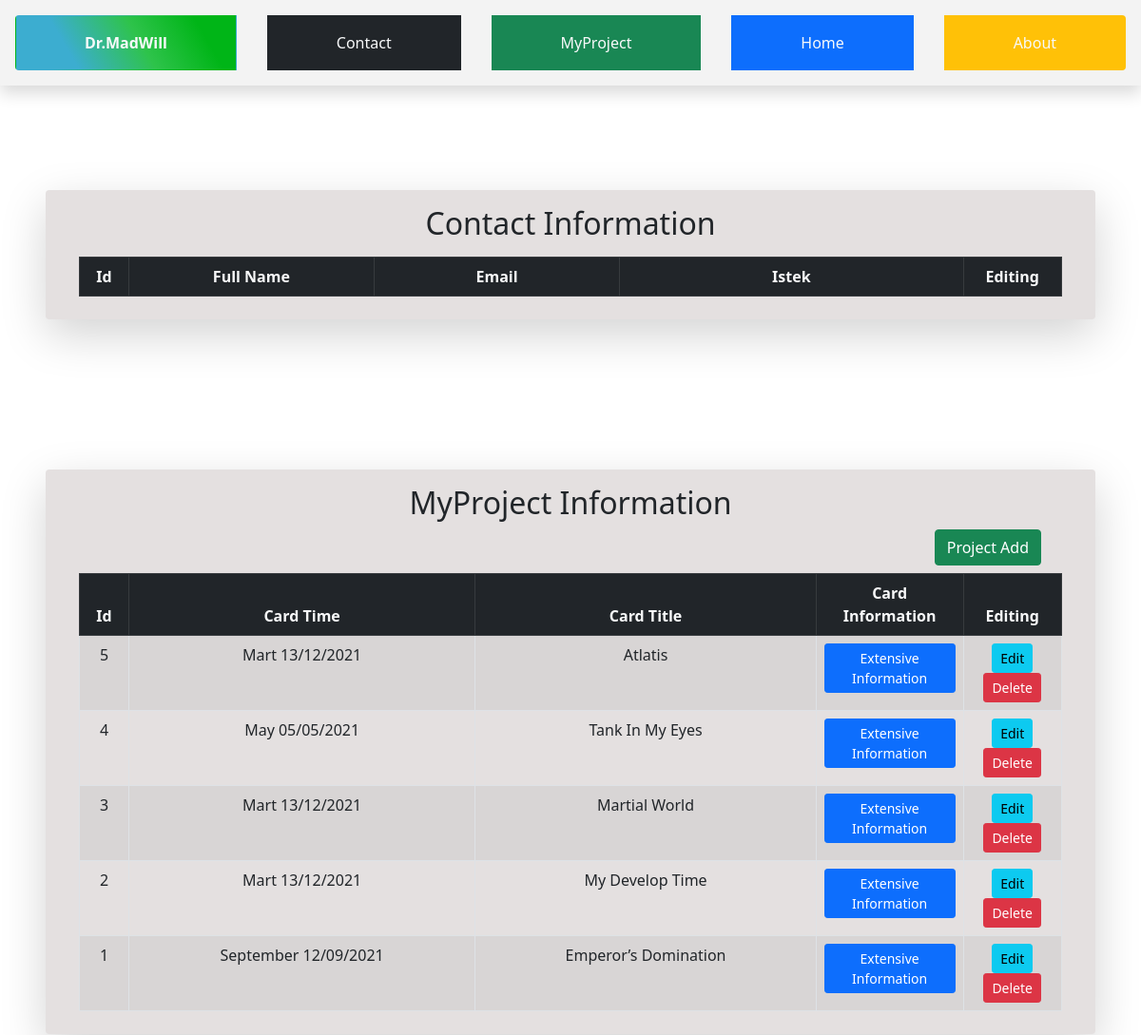
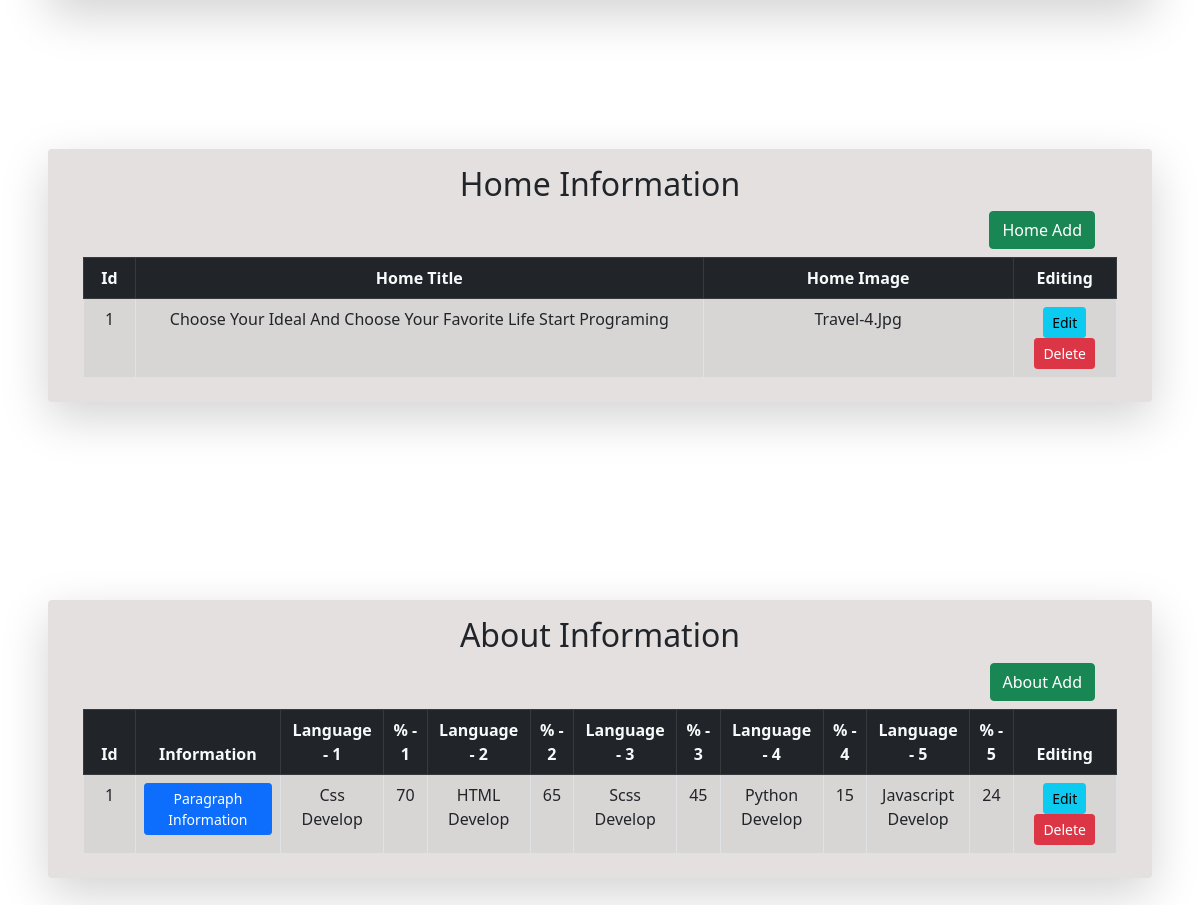
/admin/main, run on the app's committed database (2 pictures, top to bottom).
### postd/models.py (models this page shows, shortened)
class Projectin(db.Model):
    id = db.Column(db.Integer, primary_key=True)
    protime = db.Column(db.String(25), nullable=False)
    protitle = db.Column(db.String(50), nullable=False)
    prosortcut = db.Column(db.String(80), nullable=False)
    projareya = db.Column(db.Text)
    cardTextadd=db.Column(db.String(210))
    projareya2 = db.Column(db.Text)
    projtitle = db.Column(db.String(100))
    listp = db.Column(db.String(70))
    listp1 = db.Column(db.String(70))
    listp2 = db.Column(db.String(70))
    listp3 = db.Column(db.String(70))
    listp4 = db.Column(db.String(70))
    listp5 = db.Column(db.String(70))
    listp6 = db.Column(db.String(70))
    listp7 = db.Column(db.String(70))
    projareya3 = db.Column(db.Text)
    proimg=db.Column(db.String(100))

class Homein(db.Model):
    id = db.Column(db.Integer, primary_key=True)
    info = db.Column(db.String(80), nullable=False)
    infoimg=db.Column(db.String(100))

class Aboutin(db.Model):
    id = db.Column(db.Integer, primary_key=True)
    aboutinfo1 = db.Column(db.String(160), nullable=False)
    aboutinfo2 = db.Column(db.String(160), nullable=False)
    disgen1 = db.Column(db.String(25),nullable=False)
    disgen1interest = db.Column(db.Integer,nullable=False)
    disgen2 = db.Column(db.String(25),nullable=False)
    disgen2interest = db.Column(db.Integer,nullable=False)
    disgen3 = db.Column(db.String(25),nullable=False)
    disgen3interest = db.Column(db.Integer,nullable=False)
    disgen4 = db.Column(db.String(25),nullable=False)
    disgen4interest = db.Column(db.Integer,nullable=False)
    disgen5 = db.Column(db.String(25),nullable=False)
    disgen5interest = db.Column(db.Integer,nullable=False)
    aboutinfoimg=db.Column(db.String(100))

### postd/routes.py (the view)
@app.route('/admin/main',methods=['GET','POST'])
def adminmain():
    contact=Contactin.query.all()
    contact=contact[::-1]
    home=Homein.query.all()
    home=home[::-1]
    project=Projectin.query.all()
    project=project[::-1]
    about=Aboutin.query.all()
    about=about[::-1]
    return render_template('admin/adminmain.html',contact=contact,home=home,about=about,project=project)

### postd/templates/admin/adminmain.html (shortened to what this page needs)
{% extends "admin/baseadmin.html" %}
{% block content %}
<div class="d-flex flex-column align-items-center">
    <div  style="width:92%;background-color: #e4e0e0;"  class="d-flex  mb-2 p-2 rounded shadow-lg flex-column align-items-center" >
        <div class="d-flex mt-2 justify-content-center">
            <h2 >Contact Information </h2>
        </div>
        <table style="width: 95%;" class=" mt-2 text-center table table-hover table-striped table-bordered">
            <thead class="table-dark text-light">
                <tr style="text-align: center;" >
                    <th style="width:5% ;">Id </th>
                    <th class="w-25">Full Name</th>
                    <th class="w-25">Email</th>
                    <th>Istek</th>
                    <th style="width: 10%;" >Editing</th>
                </tr>
            </thead>
        </table>
    </div>
    <div  style="width:92%;background-color: #e4e0e0;"  class="d-flex  p-2 rounded shadow-lg flex-column align-items-center" >
        <div class="d-flex mt-2 justify-content-center">
            <h2 >MyProject Information </h2>
        </div>
        <div style="width: 91%;" class="d-flex justify-content-end">
            <a class="btn btn-success " href="{{url_for('adminpro')}}">Project Add</a>
        </div>
        <table style="width: 95%;" class=" mt-2 text-center table table-hover table-striped table-bordered">
            <thead class="table-dark text-light">
                <tr style="text-align: center;" >
                    <th style="width:5% ;" >Id</th>
                    <th >Card Time</th>
                    <th >Card Title</th>
                    <th style="width:15%;" >Card Information</th>
                    <th style="width: 10%;" >Editing</th>
                </tr>
            </thead>
            <tbody>
                {% for info in project %}
                    <tr>
                        <td> {{info.id}} </td>
                        <td class="text-capitalize" >{{info.protime}}</td>
                        <td class="text-capitalize" >{{info.protitle}}</td>
                        <td>
                          <button type="button" class="btn btn-sm btn-primary" data-toggle="modal" data-target="#proexampleModalLong{{info.id}}">
                            Extensive Information
                          </button>
                        </td>
                        <td>
                            <a class="btn  btn-info btn-sm btn" href="{{url_for('editpro', id=info.id)}}">Edit</a>
                            <button type="button" class="btn btn-sm btn-danger" data-toggle="modal" data-target="#pexampleModalCenter{{info.id}}">
                                Delete
                              </button>
                        </td>
                    </tr>
                {% endfor %}
            </tbody>
        </table>
    </div>
    <div  style="width:92%;background-color: #e4e0e0;"  class="d-flex  p-2 rounded shadow-lg flex-column align-items-center" >
        <div class="d-flex mt-2 justify-content-center">
            <h2 >Home Information </h2>
        </div>
        <div style="width: 91%;" class="d-flex justify-content-end">
            <a class="btn btn-success " href="{{url_for('adminhome')}}">Home Add</a>
        </div>
        <table style="width: 95%;" class=" mt-2 text-center table table-hover table-striped table-bordered">
            <thead class="table-dark text-light">
                <tr style="text-align: center;" >
                    <th style="width:5% ;" >Id</th>
                    <th >Home Title</th>
                    <th style="width: 30%;">Home Image</th>
                    <th style="width: 10%;" >Editing</th>
                </tr>
            </thead>
            <tbody>
                {% for info in home %}
                    <tr>
                        <td> {{info.id}} </td>
                        <td class="text-capitalize" >{{info.info}}</td>
                        <td class="text-capitalize" >{{info.infoimg}}</td>
                        <td>
                            <a class="btn  btn-info btn-sm btn" href="{{url_for('edithome', id=info.id)}}">Edit</a>
                            <button type="button" class="btn btn-sm btn-danger" data-toggle="modal" data-target="#hexampleModalCenter{{info.id}}">
                                Delete
                              </button>
                        </td>
                    </tr>
                {% endfor %}
            </tbody>
        </table>
    </div>
    <div  style="width:92%;background-color: #e4e0e0;margin:120px;"  class="d-flex mt-5 p-2 rounded shadow-lg flex-column align-items-center" >
        <div class="d-flex mt-2 justify-content-center">
            <h2 >About Information </h2>
        </div>
        <div style="width: 91%;" class="d-flex justify-content-end">
            <a class="btn btn-success " href="{{url_for('adminabout')}}">About Add</a>
        </div>
        <table style="width: 95%;" class=" mt-2 text-center table table-hover table-striped table-bordered">
            <thead class="table-dark text-light">
                <tr style="text-align: center;" >
                    <th style="width:5% ;" >Id</th>
                    <th >Information</th>
                    <th style="width:10% ;" >Language - 1</th>
                    <th>% - 1</th>
                    <th style="width:10% ;" >Language - 2</th>
                    <th>% - 2</th>
                    <th style="width:10% ;" >Language - 3</th>
                    <th>% - 3</th>
                    <th style="width:10% ;" >Language - 4</th>
                    <th>% - 4</th>
                    <th style="width:10% ;" >Language - 5</th>
                    <th>% - 5</th>
                    <th style="width: 10%;" >Editing</th>
                </tr>
            </thead>
            <tbody>
                {% for info in about %}
                    <tr>
                        <td> {{info.id}} </td>
                        <td class="text-capitalize" >
                          <button type="button" class="btn btn-sm btn-primary" data-toggle="modal" data-target="#exampleModalCenter">
                            Paragraph Information
                          </button>
                        </td>
                        <td class="text-capitalize" >{{info.disgen1}}</td>
                        <td class="text-capitalize" >{{info.disgen1interest}}</td>
                        <td class="text-capitalize" >{{info.disgen2}}</td>
                        <td class="text-capitalize" >{{info.disgen2interest}}</td>
                        <td class="text-capitalize" >{{info.disgen3}}</td>
                        <td class="text-capitalize" >{{info.disgen3interest}}</td>
                        <td class="text-capitalize" >{{info.disgen4}}</td>
                        <td class="text-capitalize" >{{info.disgen4interest}}</td>
                        <td class="text-capitalize" >{{info.disgen5}}</td>
                        <td class="text-capitalize" >{{info.disgen5interest}}</td>
                        <td>
                            <a class="btn  btn-info btn-sm btn" href="{{url_for('editabout', id=info.id)}}">Edit</a>
                            <button type="button" class="btn btn-sm btn-danger" data-toggle="modal" data-target="#aexampleModalCenter{{info.id}}">
                                Delete
                              </button>
                        </td>
                    </tr>
                {% endfor %}
            </tbody>
        </table>
    </div>
</div>
{% endblock %}

### postd/templates/admin/baseadmin.html (shortened to what this page needs)
<!DOCTYPE html>
<html lang="en">
<head>
  <link rel="stylesheet" href="https://stackpath.bootstrapcdn.com/bootstrap/5.0.0-alpha1/css/bootstrap.min.css">
</head>
<body class="m-0 p-0">
  {% include 'admin/include/navbar.html' %}
    {% block content %}
    {% endblock %}
  </body>
</html>

### postd/templates/admin/include/navbar.html
<div style="background-color: #f3f3f3;  " class="btn-group fixed-top shadow d-flex justify-content-center  !spacing" role="group" aria-label="Basic example">
    <a style="background-image: linear-gradient(60deg, rgba(60,173,208,1) 25%, rgba(46,195,75,1) 56%, rgba(0,181,23,1) 83%); font-weight:800 ;" class="btn d-inline-block py-3 px-4  text-light m-3" href="{{url_for('main')}}">Dr.MadWill</a>
    <a class="btn d-inline-block py-3 px-4 bg-dark text-light m-3" href="{{url_for('adminmain')}}#contact">Contact</a>
    <a class="btn d-inline-block py-3 px-4 bg-success text-light m-3" href="{{url_for('adminmain')}}#project">MyProject</a>
    <a class="btn d-inline-block py-3 px-4 bg-primary text-light m-3" href="{{url_for('adminmain')}}#home">Home</a>
    <a class="btn d-inline-block py-3 px-4 bg-warning text-light m-3" href="{{url_for('adminmain')}}#about">About</a>
</div>
<div style="height: 100px;"></div>

### postd/templates/admin/baseadmin.html (style rules this page uses)
html { scroll-behavior: smooth; }

### data on the page
Projectin: id "5", protime "Mart 13/12/2021", protitle "Atlatis"
Projectin: id "4", protime "May 05/05/2021", protitle "Tank In My Eyes"
Projectin: id "3", protime "Mart 13/12/2021", protitle "Martial World"
Projectin: id "2", protime "Mart 13/12/2021", protitle "My Develop Time"
Projectin: id "1", protime "September 12/09/2021", protitle "Emperor’s Domination"
Homein: id "1", info "Choose Your Ideal And Choose Your Favorite Life Start Programing", infoimg "Travel-4.jpg"
Aboutin: id "1", disgen1 "Css Develop", disgen1interest "70", disgen2 "HTML Develop", disgen2interest "65", disgen3 "Scss Develop", disgen3interest "45", disgen4 "Python Develop", disgen4interest "15", disgen5 "Javascript Develop", disgen5interest "24"
